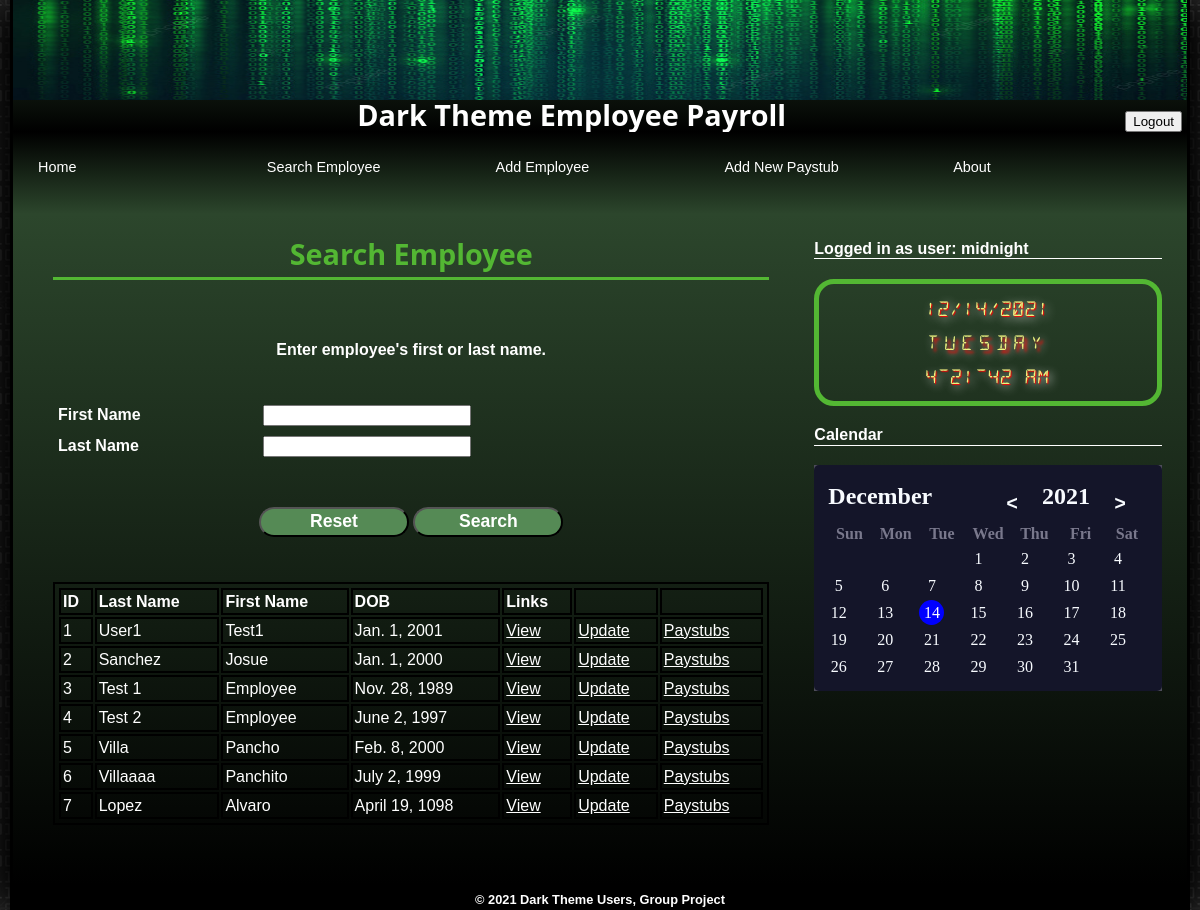
The app's page /search (signed in), older data.
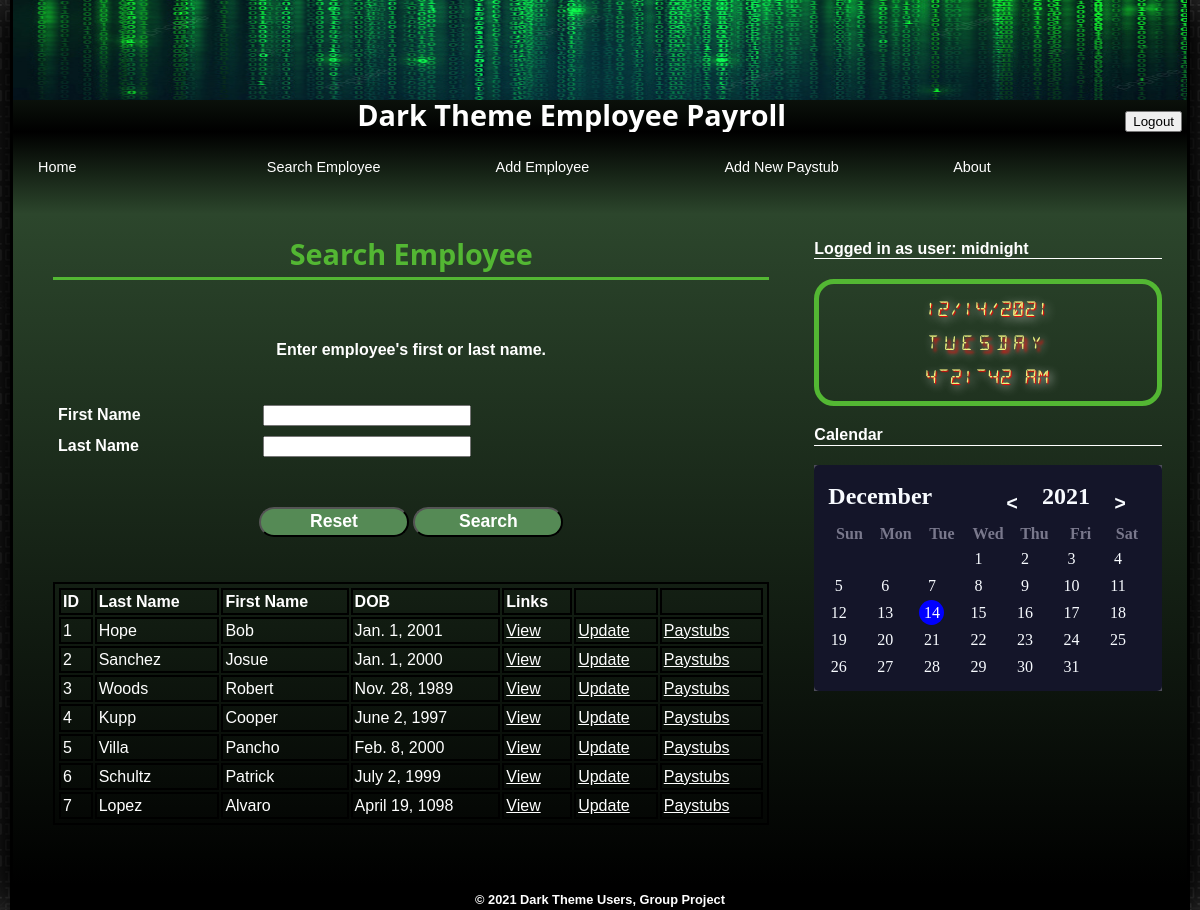
The same page, newer data.
### persons/models.py (models this page shows)
class Person(models.Model):
    id_number = models.IntegerField(primary_key=True)
    first_name = models.TextField()
    last_name = models.TextField()
    middle_name = models.TextField(blank=True)
    address = models.TextField()
    birth_date = models.DateField()
    email = models.EmailField(('email address'), unique=True)

class Employee(Person):
    date_hired = models.DateField()
    pay_rate = models.DecimalField(max_digits=7, decimal_places=2)
    active = models.BooleanField()

class Person(models.Model):
    id_number = models.IntegerField(primary_key=True)
    first_name = models.TextField()
    last_name = models.TextField()
    middle_name = models.TextField(blank=True)
    address = models.TextField()
    birth_date = models.DateField()
    email = models.EmailField(('email address'), unique=True)

### persons/views.py (the view)
# urls.py: path('search', search_employee_view),
@login_required
def search_employee_view(request):
    employees = Employee.objects.all()
    context = {
        "employees": employees
    }
    if request.method == "GET":
        emp_fname = request.GET.get("fname")
        emp_lname = request.GET.get("lname")
    if isNotBlank(emp_fname):
        employees = Employee.objects.filter(first_name = emp_fname)
        context = {
            "employees": employees
        }
    elif isNotBlank(emp_lname):
        employees = Employee.objects.filter(last_name = emp_lname)
        context = {
            "employees": employees
        }
    elif isBlank(emp_fname) and isBlank(emp_lname):
        employees = Employee.objects.all()
        context = {
            "employees": employees
        }
    return render(request, "search-employee.html", context=context)

### persons/views.py (called while the page is built)
def isBlank(myString):
    return not (myString and myString.strip())

def isNotBlank(myString):
    return bool(myString and myString.strip())

### templates/search-employee.html (shortened to what this page needs)
{% extends "base.html" %}
{% block content %}
<h1>Search Employee</h1>
<p></p>
<form id="searchEmployeeForm" method="GET">
    <p>Enter employee's first or last name.<br> </p>
    <p></p>
    <label for="fnameBox">First Name</label>
    <input name="fname" id="fnameBox" type="string" />
    <label for="lnameBox">Last Name</label>
    <input name="lname" id="lnameBox" type="string" />
    <p>
        <input type="reset" />
        <input type="submit" value="Search" />
    </p>
    <p>
    <div id="table">
        <table width="100%" style="color: white; text-align: left">
            <thead>
                <tr>
                    <th>ID</th>
                    <th>Last Name</th>
                    <th>First Name</th>
                    <th>DOB</th>
                    <th>Links</th>
                    <th></th>
                    <th></th>
                </tr>
            </thead>
            <tbody>
                {% for emp in employees %}
                    <tr>
                        <td> {{ emp.id_number }} </td>
                        <td> {{ emp.last_name }} </td>
                        <td> {{ emp.first_name }} </td>
                        <td> {{ emp.birth_date }} </td>
                        <td> <a href="view/{{ emp.id_number }}" style="color: white;">View</a> </td>
                        <td> <a href="edit/{{ emp.id_number }}" style="color:white">Update</a> </td>
                        <td> <a href="paystubs/{{ emp.id_number }}" style="color: white;">Paystubs</a> </td>
                    </tr>
                {% endfor %}
            </tbody>
        </table>
    </div>
</p>
</form>
{% endblock content %}

Row changes from the older to the newer data that the page shows:
changed through a linked row, Employee: last_name "User1" → "Hope"; first_name "Test1" → "Bob"
changed Employee: last_name "Test 1" → "Woods"; first_name "Employee" → "Robert"
changed through a linked row, Employee: last_name "Test 2" → "Kupp"; first_name "Employee" → "Cooper"
changed through a linked row, Employee: last_name "Villaaaa" → "Schultz"; first_name "Panchito" → "Patrick"
